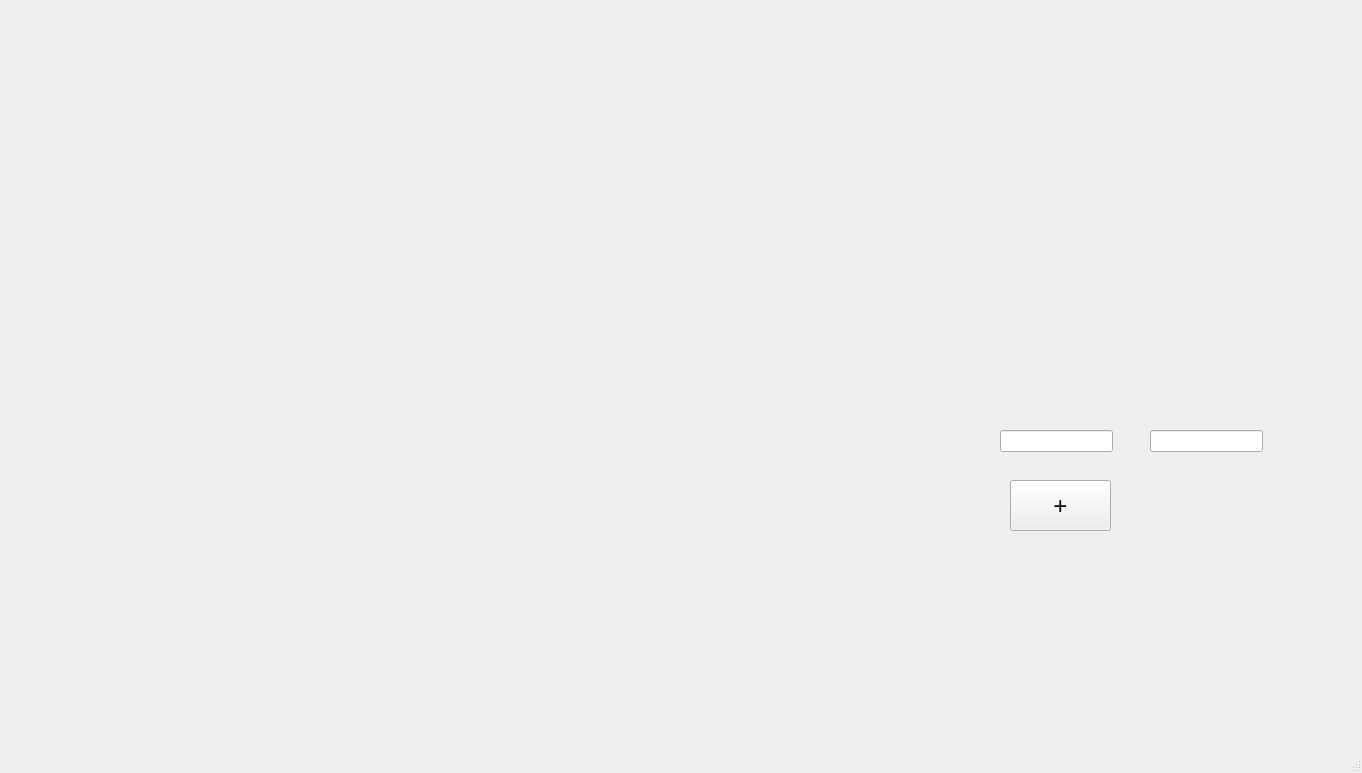
<?xml version="1.0" encoding="UTF-8"?>
<ui version="4.0">
 <class>MainWindow</class>
 <widget class="QMainWindow" name="MainWindow">
  <property name="geometry">
   <rect>
    <x>0</x>
    <y>0</y>
    <width>1362</width>
    <height>773</height>
   </rect>
  </property>
  <property name="windowTitle">
   <string>MainWindow</string>
  </property>
  <widget class="QWidget" name="centralwidget">
   <widget class="DrawWidget" name="draw_widget" native="true">
    <property name="geometry">
     <rect>
      <x>9</x>
      <y>9</y>
      <width>981</width>
      <height>704</height>
     </rect>
    </property>
   </widget>
   <widget class="QPushButton" name="add">
    <property name="geometry">
     <rect>
      <x>1010</x>
      <y>480</y>
      <width>101</width>
      <height>51</height>
     </rect>
    </property>
    <property name="font">
     <font>
      <pointsize>18</pointsize>
     </font>
    </property>
    <property name="text">
     <string>+</string>
    </property>
   </widget>
   <widget class="QLineEdit" name="coord1">
    <property name="geometry">
     <rect>
      <x>1000</x>
      <y>430</y>
      <width>113</width>
      <height>22</height>
     </rect>
    </property>
   </widget>
   <widget class="QLineEdit" name="coord2">
    <property name="geometry">
     <rect>
      <x>1150</x>
      <y>430</y>
      <width>113</width>
      <height>22</height>
     </rect>
    </property>
   </widget>
  </widget>
  <widget class="QMenuBar" name="menubar">
   <property name="geometry">
    <rect>
     <x>0</x>
     <y>0</y>
     <width>1362</width>
     <height>29</height>
    </rect>
   </property>
  </widget>
  <widget class="QStatusBar" name="statusbar"/>
 </widget>
 <customwidgets>
  <customwidget>
   <class>DrawWidget</class>
   <extends>QWidget</extends>
   <header location="global">drawwidget.h</header>
   <container>1</container>
  </customwidget>
 </customwidgets>
 <resources/>
 <connections/>
</ui>
